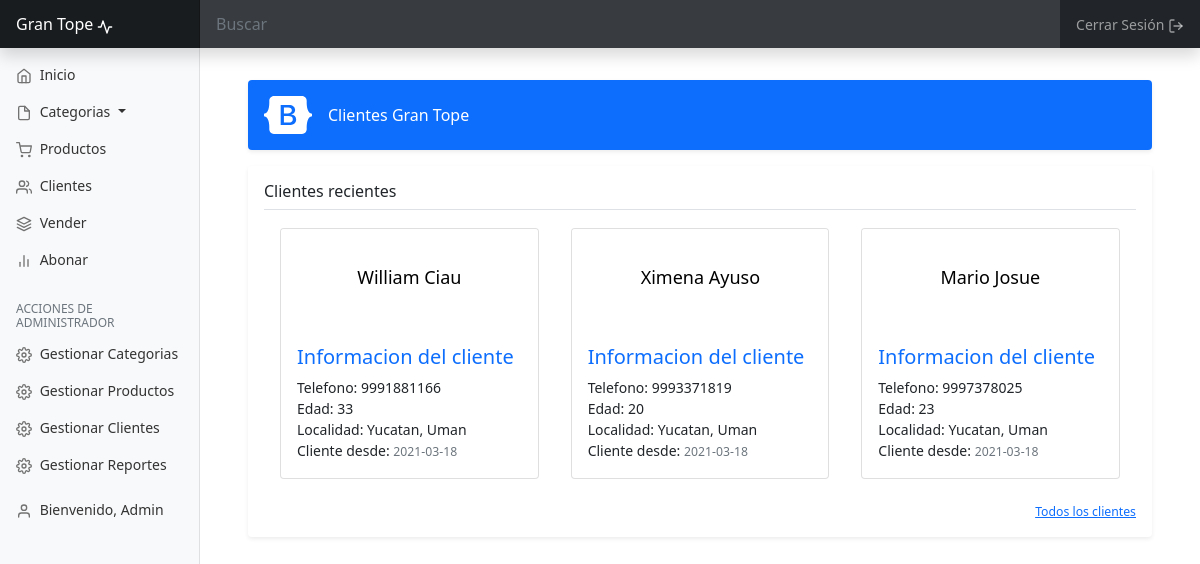
The app's page /?controller=cliente&action=index (signed in) with its own data.
### tables this page shows
CREATE TABLE `clientes` (
  `id` int(255) NOT NULL,
  `nombre` varchar(100) NOT NULL,
  `estado` varchar(100) NOT NULL,
  `localidad` varchar(100) NOT NULL,
  `direccion` varchar(100) NOT NULL,
  `edad` int(255) NOT NULL,
  `telefono` varchar(100) NOT NULL,
  `fecha` date NOT NULL
);

### controllers/clienteController.php (called while the page is built, shortened)
<?php
require_once 'models/cliente.php';
class clienteController{
    public function index(){
        $cliente = new Cliente();
        $clientes=$cliente->getRandom(3);
        require_once 'views/cliente/index.php';
    }
}

### config/db.php (called while the page is built)
<?php
class Database{
    public static function connect(){
        $db = new mysqli('localhost', 'root', '', 'punto_venta');
        $db->query("SET NAMES 'utf8'");
        return $db;
    }
}
?>

### models/cliente.php (called while the page is built, shortened)
<?php
class Cliente{
    private $db;
    public function __construct()
    {
        $this->db=DataBase::connect();
    }
    public function getRandom($limit){
        $clientes= $this->db->query("SELECT * FROM clientes ORDER BY RAND() LIMIT $limit");
        return $clientes;
    }
}
?>

### views/cliente/index.php (the view, shortened to what this page needs)
<main class="container">
  <div class="d-flex align-items-center p-3 my-3 text-dark bg-primary rounded shadow-sm">
    <img class="me-3" src="assets/brand/bootstrap-logo-white.svg" alt="" width="48" height="38">
    <div class="lh-1">
      <h1 class="h6 mb-0 text-white lh-1">Clientes Gran Tope</h1>
    </div>
  </div>
  <div class="my-3 p-3 bg-white rounded shadow-sm">
    <h6 class="border-bottom pb-2 mb-0">Clientes recientes</h6>
    <div class="col-12  d-flex justify-content-evenly align-items-strech flex-wrap">
    <?php while($cli = $clientes->fetch_object()):?>
    <div class="col-sm-4">
      <a href="?controller=cliente&action=ver&id=<?=$cli->id?>" class="nav-link" style="text-decoration:none; margin-top:10px; border-radius:5px;">
      <div class="card">
              <svg class="bd-placeholder-img card-img-top" width="50%" height="100" xmlns="http://www.w3.org/2500/svg" role="img" aria-label="Placeholder: Image cap" preserveAspectRatio="xMidYMid slice" focusable="false"><title>Placeholder</title><rect width="100%" height="100%" fill="#ffffff"></rect><text x="50%" y="50%" fill="#000000" dy=".3em"><?=$cli->nombre?></text></svg>
              <div class="card-body text-dark">
                <h5 class="card-title text-primary">Informacion del cliente</h5>
               Telefono: <?=$cli->telefono?> <br>
               Edad: <?=$cli->edad?> <br>
              Localidad: <?=$cli->estado?>, <?=$cli->localidad?> <br>
              Cliente desde: <small class="text-muted"><?=$cli->fecha?></small>
              </div>
            </div>
      </a>
      </div>
      <?php endwhile;?>
    </div>
    <small class="d-block text-end mt-3">
      <a href="?controller=cliente&action=todos">Todos los clientes</a>
    </small>
  </div>
</main>

### views/layout/header.php (shortened to what this page needs)
<!DOCTYPE html>
<html lang="en">
<head>
<link href="assets/dist/css/bootstrap.min.css" rel="stylesheet">
<link rel="stylesheet" href="assets/dist/css/style.css">
    <link href="assets/dist/css/dashboard.css" rel="stylesheet">
  </head>
  <body>
<header class="navbar navbar-dark sticky-top bg-dark flex-md-nowrap p-0 shadow">
  <a class="navbar-brand col-md-3 col-lg-2 me-0 px-3" href="?controller=usuario&action=index">Gran Tope    <span data-feather="activity"></span></a>
  <input class="form-control form-control-dark w-100" type="text" placeholder="Buscar" aria-label="Search">
  <ul class="navbar-nav px-3">
    <li class="nav-item text-nowrap">
    <?php if(!isset($_SESSION['identify'])):?>
      <a class="nav-link" href="#"><?php echo date("d") . " del " . date("m") . " de " . date("Y");?></a>
      <?php else:?>
        <a class="nav-link" href="?controller=usuario&action=logout">Cerrar Sesión <span data-feather="log-out"></a>
    <?php endif;?>
    </li>
  </ul>
</header>
<div class="container-fluid">
  <div class="row">

### views/layout/sidebar.php (shortened to what this page needs)
<nav id="sidebarMenu" class="col-md-3 col-lg-2 d-md-block bg-light sidebar collapse">
      <div class="position-sticky pt-2">
        <ul class="nav flex-column">
        <?php if(isset($_SESSION['identify'])):?>
          <li class="nav-item">
            <a class="nav-link" aria-current="page" href="?controller=usuario&action=index">
              <span data-feather="home"></span>
              Inicio
            </a>
          </li>
          <li class="nav-item dropdown">
          <a class="nav-link dropdown-toggle" href="#" id="navbarDropdown" role="button" data-bs-toggle="dropdown" aria-expanded="false">
          <span data-feather="file"></span>
          Categorias
                  </a>
          </li>
          <li class="nav-item">
            <a class="nav-link" href="?controller=producto&action=index">
              <span data-feather="shopping-cart"></span>
              Productos
            </a>
          </li>
          <li class="nav-item">
            <a class="nav-link" href="?controller=cliente&action=index">
              <span data-feather="users"></span>
              Clientes
            </a>
          </li>
          <li class="nav-item">
            <a class="nav-link" href="?controller=venta&action=index">
              <span data-feather="layers"></span>
              Vender
            </a>
          </li>
          <li class="nav-item">
            <a class="nav-link" href="?controller=abonos&action=index">
              <span data-feather="bar-chart-2"></span>
              Abonar
            </a>
          </li>
<?php endif;?>
</ul>
<?php if(isset($_SESSION['admin'])):?>
<h6 class="sidebar-heading d-flex justify-content-between align-items-center px-3 mt-4 mb-1 text-muted"><span>Acciones de Administrador</span></a></h6>
        <ul class="nav flex-column mb-2">
          <li class="nav-item">
            <a class="nav-link" href="?controller=categoria&action=index">
              <span data-feather="settings"></span>
              Gestionar Categorias
            </a>
          </li>
          <li class="nav-item">
          <a class="nav-link" href="?controller=producto&action=gestion">
              <span data-feather="settings"></span>
              Gestionar Productos
            </a>
          </li>
          <li class="nav-item">
          <a class="nav-link" href="?controller=cliente&action=gestion">
              <span data-feather="settings"></span>
              Gestionar Clientes
            </a>
          </li>
          <li class="nav-item">
            <a class="nav-link" href="?controller=reporte&action=index">
              <span data-feather="settings"></span>
              Gestionar Reportes
            </a>
          </li>
        </ul>
<?php endif;?>
<?php if(!isset($_SESSION['identify'])):?>
      <div class="login">
      <form action="?controller=usuario&action=login" method="POST">
      <h6 class="sidebar-heading d-flex justify-content-between align-items-center mt-2 mb-1 text-muted">
          <span>INICIAR SESIÓN</span>
        </h6>
          <div class="form-floating mb-3">
            <input type="text" class="form-control" name="user" placeholder="name@example.com">
            <label for="email">Usuario</label>
          </div>
          <div class="form-floating">
            <input type="password" class="form-control" name="password" placeholder="Password">
            <label for="password">Contraseña</label>
          </div>
          <div class="col-12">
            <button class="btn btn-primary mt-2" type="submit">Entrar <span data-feather="log-in"></span></button>
          </div>
        </form>
  </div>
<?php else:?>
    <ul class="nav flex-column">
          <li class="nav-item">
            <a class="nav-link" aria-current="page" href="#">
              <span data-feather="user"></span>
              Bienvenido, <?=$_SESSION['identify']->nombre?>
            </a>
          </li>
      </ul>
<?php endif;?>
    </nav>
<main class="col-md-9 ms-sm-auto col-lg-10 px-md-4">
      <div class="d-flex align-items-between flex-wrap flex-md-nowrap align-items-center pt-3 pb-2 mb-3" >

### index.php (shortened to what this page needs)
<?php
require_once 'config/db.php';
require_once 'views/layout/header.php';
require_once 'views/layout/sidebar.php';
if(isset($_GET['controller'])){
     $nombre_controlador= $_GET['controller'].'Controller';
}elseif(!isset($_GET['controller']) && !isset($_GET['action'])){
     $nombre_controlador = controller_default;
}else{
     show_error();
     exit();
}
if(class_exists($nombre_controlador)){
     $controlador = new $nombre_controlador;
     if(isset($_GET['action']) && method_exists($controlador, $_GET['action'])){
          $action = $_GET['action'];
          $controlador->$action();
     }elseif(!isset($_GET['controller']) && !isset($_GET['action'])){
          $action_default=action_default;
          $controlador->$action_default();
}else{
          show_error();
     }
}else{
     show_error();
}
require_once 'views/layout/footer.php';
?>

### views/layout/footer.php (shortened to what this page needs)
</div>
</main>
</body>
</html>

### views/layout/header.php (style rules this page uses)
.bd-placeholder-img { font-size: 1.125rem; text-anchor: middle; -webkit-user-select: none; -moz-user-select: none; user-select: none; }

### records on screen
clientes: nombre "William Ciau", telefono "9991881166", edad "33", estado "Yucatan", localidad "Uman", fecha "2021-03-18"
clientes: nombre "Ximena Ayuso", telefono "9993371819", edad "20", estado "Yucatan", localidad "Uman", fecha "2021-03-18"
clientes: nombre "Mario Josue", telefono "9997378025", edad "23", estado "Yucatan", localidad "Uman", fecha "2021-03-18"

### other values on screen
$_SESSION['identify']->nombre "Admin"
